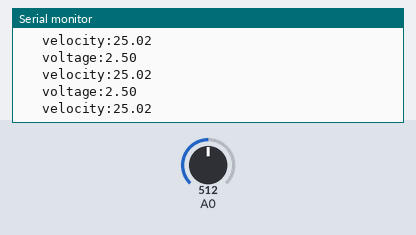
Simulated run of this sketch. Board: Arduino Uno, built with avr-gcc and run on an emulated ATmega328P. Shown: the last lines printed to the serial monitor. The inputs (shaded band) are chosen by the test bench; at power-on: A0 = 512. The local clock reads 2024-03-15 10:24:30 at power-on unless the sketch sets it; storage starts empty.

Above: at 4.2 s.
4.3 s: A0 set to 213
At 5.1 s:
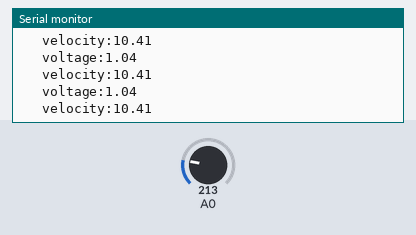
7.3 s: A0 set to 198
At 7.9 s:
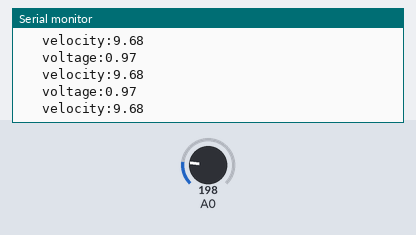
Timing chart, 0 to 10.3 s (numbered marks = the images above; inputs shaded):
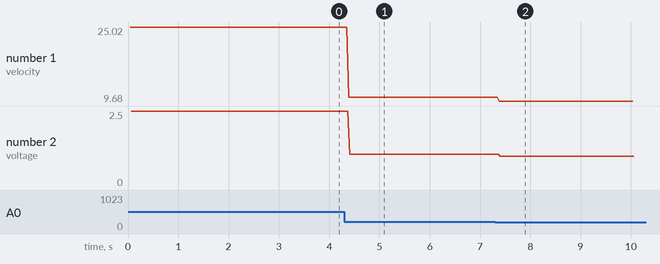

The sketch:

anemometer_logger-avg10_sec.ino
```cpp
 //Anemometer data logger code,logging the average every 10sec
#include <SPI.h>
#include <SD.h>
#include "RTClib.h"

RTC_DS1307 rtc;
unsigned long previousMillis = 0;  // will store last time LED was updated

// constants won't change:
const long interval = 10000;


const int chipSelect = 4;
float sum = 0;
int v =0;
float avg = 0;
 void setup()
{
   Serial.begin(9600);
  while (!Serial) {
    ; // wait for serial port to connect. Needed for native USB port only
  }


  if (! rtc.begin()) {
    Serial.println("Couldn't find RTC");
    Serial.flush();
    while (1) delay(10);
  }

  if (! rtc.isrunning()) {
    Serial.println("RTC is NOT running, let's set the time!");
    // When time needs to be set on a new device, or after a power loss, the
    // following line sets the RTC to the date & time this sketch was compiled
    rtc.adjust(DateTime(F(__DATE__), F(__TIME__)));
    // This line sets the RTC with an explicit date & time, for example to set
    // January 21, 2014 at 3am you would call:
    // rtc.adjust(DateTime(2014, 1, 21, 3, 0, 0));
  }
  //rtc.adjust(DateTime(F(__DATE__), F(__TIME__)));
  Serial.print("Initializing SD card...");

  // see if the card is present and can be initialized:
  if (!SD.begin(chipSelect)) {
    Serial.println("Card failed, or not present");
    // don't do anything more:
    while (1);
  }
  Serial.println("card initialized.");
}

void loop() {

float velocity;
int analogin = analogRead(A0);
float voltage = analogin * (5.0 / 1023.0);
velocity=(((voltage-0)/(5-0))*50);

 Serial.print("   velocity:");
 Serial.println(velocity);
 Serial.print("   voltage:");
 Serial.println(voltage);


unsigned long currentMillis = millis();

  if (currentMillis - previousMillis >= interval) {
    // save the last time you blinked the LED
    previousMillis = currentMillis;
    DateTime now = rtc.now();

    Serial.print(now.year(), DEC);
    Serial.print('/');
    Serial.print(now.month(), DEC);
    Serial.print('/');
    Serial.print(now.day(), DEC);
    //j   Serial.print(" (");
    Serial.print(now.hour(), DEC);
    Serial.print(':');
    Serial.print(now.minute(), DEC);
    Serial.print(':');
    Serial.print(now.second(), DEC);
    Serial.println();
      avg = sum/v;
   String dataString = "";


   dataString += String(now.day(), DEC) + "/" +String(now.month(), DEC) +  "/" + String(now.year(), DEC)  + " , " + String(now.hour(), DEC) + ":" +  String(now.minute(), DEC)+ ":" + String(now.second(), DEC);
   dataString += " , ";
   dataString += String(avg);
   File dataFile = SD.open("AirLOGvc.txt", FILE_WRITE);
   delay(500);
  // if the file is available, write to it:
  if (dataFile) {
    dataFile.println(dataString);
    dataFile.close();
    // print to the serial port too:
    Serial.println(dataString);
    Serial.println("Success");
  }
  // if the file isn't open, pop up an error:
  else {
    Serial.println("error opening datalog.txt");
  }


  }

 else {
   sum = velocity+sum;
   v++;
  }
 }
```

Measured:
- after the input at 4.3 s, the serial monitor: prints a new line after 0.09 s (image 1)
- after the input at 7.3 s, the serial monitor: prints a new line after 0.08 s (image 2)
- plotted number 1: 25.02 → 10.41 after the input at 4.3 s, 10.41 → 9.68 after the input at 7.3 s
- plotted number 2: 2.5 → 1.04 after the input at 4.3 s, 1.04 → 0 after the input at 7.3 s
